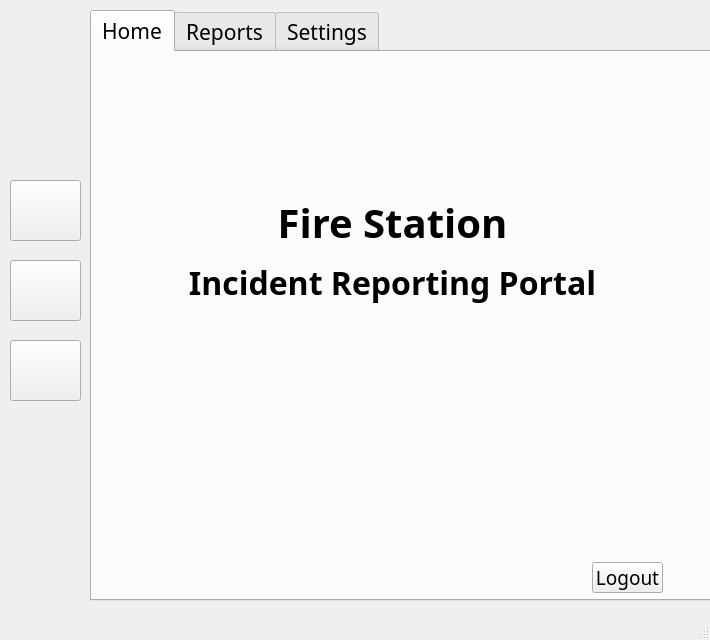
<?xml version="1.0" encoding="UTF-8"?>
<ui version="4.0">
 <class>MainWindow</class>
 <widget class="QMainWindow" name="MainWindow">
  <property name="geometry">
   <rect>
    <x>0</x>
    <y>0</y>
    <width>710</width>
    <height>640</height>
   </rect>
  </property>
  <property name="minimumSize">
   <size>
    <width>710</width>
    <height>640</height>
   </size>
  </property>
  <property name="maximumSize">
   <size>
    <width>710</width>
    <height>640</height>
   </size>
  </property>
  <property name="windowTitle">
   <string>MainWindow</string>
  </property>
  <widget class="QWidget" name="centralwidget">
   <widget class="QTabWidget" name="tabWidget">
    <property name="geometry">
     <rect>
      <x>90</x>
      <y>10</y>
      <width>621</width>
      <height>591</height>
     </rect>
    </property>
    <property name="font">
     <font>
      <family>Bahnschrift Light Condensed</family>
      <pointsize>16</pointsize>
     </font>
    </property>
    <property name="currentIndex">
     <number>0</number>
    </property>
    <widget class="QWidget" name="hometab">
     <attribute name="title">
      <string>Home</string>
     </attribute>
     <widget class="QLabel" name="label_5">
      <property name="geometry">
       <rect>
        <x>10</x>
        <y>130</y>
        <width>581</width>
        <height>81</height>
       </rect>
      </property>
      <property name="font">
       <font>
        <family>Bahnschrift SemiBold</family>
        <pointsize>30</pointsize>
        <weight>75</weight>
        <bold>true</bold>
       </font>
      </property>
      <property name="text">
       <string>Fire Station</string>
      </property>
      <property name="alignment">
       <set>Qt::AlignCenter</set>
      </property>
     </widget>
     <widget class="QLabel" name="label_10">
      <property name="geometry">
       <rect>
        <x>10</x>
        <y>190</y>
        <width>581</width>
        <height>81</height>
       </rect>
      </property>
      <property name="font">
       <font>
        <family>Bahnschrift SemiBold</family>
        <pointsize>24</pointsize>
        <weight>75</weight>
        <bold>true</bold>
       </font>
      </property>
      <property name="text">
       <string>Incident Reporting Portal</string>
      </property>
      <property name="alignment">
       <set>Qt::AlignCenter</set>
      </property>
     </widget>
     <widget class="QPushButton" name="pushButton_15">
      <property name="geometry">
       <rect>
        <x>500</x>
        <y>510</y>
        <width>71</width>
        <height>31</height>
       </rect>
      </property>
      <property name="font">
       <font>
        <family>Bahnschrift Light Condensed</family>
        <pointsize>14</pointsize>
        <underline>false</underline>
        <strikeout>false</strikeout>
       </font>
      </property>
      <property name="text">
       <string>Logout</string>
      </property>
     </widget>
     <widget class="QLabel" name="label_6">
      <property name="geometry">
       <rect>
        <x>260</x>
        <y>10</y>
        <width>321</width>
        <height>41</height>
       </rect>
      </property>
      <property name="font">
       <font>
        <family>Bahnschrift SemiBold</family>
        <pointsize>16</pointsize>
        <weight>75</weight>
        <bold>true</bold>
       </font>
      </property>
      <property name="text">
       <string/>
      </property>
      <property name="alignment">
       <set>Qt::AlignRight|Qt::AlignTrailing|Qt::AlignVCenter</set>
      </property>
     </widget>
    </widget>
    <widget class="QWidget" name="tabrep">
     <attribute name="title">
      <string>Reports</string>
     </attribute>
     <widget class="QLabel" name="label_22">
      <property name="geometry">
       <rect>
        <x>10</x>
        <y>30</y>
        <width>581</width>
        <height>31</height>
       </rect>
      </property>
      <property name="font">
       <font>
        <family>Bahnschrift Light Condensed</family>
        <pointsize>18</pointsize>
       </font>
      </property>
      <property name="text">
       <string>REPORT AN INCIDENT</string>
      </property>
      <property name="alignment">
       <set>Qt::AlignCenter</set>
      </property>
     </widget>
     <widget class="QLineEdit" name="lineEdit_20">
      <property name="geometry">
       <rect>
        <x>180</x>
        <y>170</y>
        <width>121</width>
        <height>31</height>
       </rect>
      </property>
      <property name="placeholderText">
       <string>City</string>
      </property>
     </widget>
     <widget class="Line" name="line_7">
      <property name="geometry">
       <rect>
        <x>10</x>
        <y>100</y>
        <width>591</width>
        <height>20</height>
       </rect>
      </property>
      <property name="orientation">
       <enum>Qt::Horizontal</enum>
      </property>
     </widget>
     <widget class="QLineEdit" name="lineEdit_21">
      <property name="geometry">
       <rect>
        <x>180</x>
        <y>210</y>
        <width>121</width>
        <height>31</height>
       </rect>
      </property>
      <property name="placeholderText">
       <string>Pincode</string>
      </property>
     </widget>
     <widget class="QLineEdit" name="lineEdit_22">
      <property name="geometry">
       <rect>
        <x>180</x>
        <y>130</y>
        <width>391</width>
        <height>31</height>
       </rect>
      </property>
      <property name="placeholderText">
       <string>Street address</string>
      </property>
     </widget>
     <widget class="QPushButton" name="pushButton_12">
      <property name="geometry">
       <rect>
        <x>510</x>
        <y>500</y>
        <width>71</width>
        <height>31</height>
       </rect>
      </property>
      <property name="text">
       <string>Submit</string>
      </property>
     </widget>
     <widget class="QLabel" name="label_26">
      <property name="geometry">
       <rect>
        <x>30</x>
        <y>130</y>
        <width>141</width>
        <height>31</height>
       </rect>
      </property>
      <property name="text">
       <string>Location</string>
      </property>
     </widget>
     <widget class="QLineEdit" name="lineEdit_23">
      <property name="geometry">
       <rect>
        <x>310</x>
        <y>170</y>
        <width>121</width>
        <height>31</height>
       </rect>
      </property>
      <property name="placeholderText">
       <string>State</string>
      </property>
     </widget>
     <widget class="Line" name="line_6">
      <property name="geometry">
       <rect>
        <x>10</x>
        <y>360</y>
        <width>591</width>
        <height>20</height>
       </rect>
      </property>
      <property name="orientation">
       <enum>Qt::Horizontal</enum>
      </property>
     </widget>
     <widget class="QPushButton" name="pushButton_16">
      <property name="geometry">
       <rect>
        <x>420</x>
        <y>500</y>
        <width>71</width>
        <height>31</height>
       </rect>
      </property>
      <property name="text">
       <string>Clear</string>
      </property>
     </widget>
     <widget class="QLabel" name="label_28">
      <property name="geometry">
       <rect>
        <x>30</x>
        <y>260</y>
        <width>141</width>
        <height>31</height>
       </rect>
      </property>
      <property name="text">
       <string>Description</string>
      </property>
     </widget>
     <widget class="QTextEdit" name="textEdit">
      <property name="geometry">
       <rect>
        <x>180</x>
        <y>250</y>
        <width>391</width>
        <height>91</height>
       </rect>
      </property>
     </widget>
    </widget>
    <widget class="QWidget" name="settab">
     <attribute name="title">
      <string>Settings</string>
     </attribute>
     <widget class="QLabel" name="label_73">
      <property name="geometry">
       <rect>
        <x>10</x>
        <y>30</y>
        <width>581</width>
        <height>31</height>
       </rect>
      </property>
      <property name="font">
       <font>
        <family>Bahnschrift Light Condensed</family>
        <pointsize>18</pointsize>
       </font>
      </property>
      <property name="text">
       <string>SETTINGS</string>
      </property>
      <property name="alignment">
       <set>Qt::AlignCenter</set>
      </property>
     </widget>
     <widget class="QLabel" name="label_74">
      <property name="geometry">
       <rect>
        <x>10</x>
        <y>90</y>
        <width>581</width>
        <height>31</height>
       </rect>
      </property>
      <property name="font">
       <font>
        <family>Bahnschrift Light Condensed</family>
        <pointsize>18</pointsize>
       </font>
      </property>
      <property name="text">
       <string>Change Account Details</string>
      </property>
      <property name="alignment">
       <set>Qt::AlignCenter</set>
      </property>
     </widget>
     <widget class="QLabel" name="label_9">
      <property name="geometry">
       <rect>
        <x>30</x>
        <y>300</y>
        <width>131</width>
        <height>31</height>
       </rect>
      </property>
      <property name="text">
       <string>Contact No.:</string>
      </property>
     </widget>
     <widget class="QLabel" name="label_7">
      <property name="geometry">
       <rect>
        <x>30</x>
        <y>200</y>
        <width>131</width>
        <height>31</height>
       </rect>
      </property>
      <property name="text">
       <string>New Password:</string>
      </property>
     </widget>
     <widget class="QLabel" name="label_8">
      <property name="geometry">
       <rect>
        <x>30</x>
        <y>150</y>
        <width>131</width>
        <height>31</height>
       </rect>
      </property>
      <property name="text">
       <string>Name:</string>
      </property>
     </widget>
     <widget class="QLineEdit" name="contact_line">
      <property name="geometry">
       <rect>
        <x>200</x>
        <y>300</y>
        <width>201</width>
        <height>31</height>
       </rect>
      </property>
      <property name="text">
       <string/>
      </property>
      <property name="placeholderText">
       <string/>
      </property>
     </widget>
     <widget class="QLineEdit" name="firstname">
      <property name="geometry">
       <rect>
        <x>200</x>
        <y>150</y>
        <width>201</width>
        <height>31</height>
       </rect>
      </property>
      <property name="placeholderText">
       <string/>
      </property>
     </widget>
     <widget class="QLineEdit" name="cr_password">
      <property name="geometry">
       <rect>
        <x>200</x>
        <y>200</y>
        <width>201</width>
        <height>31</height>
       </rect>
      </property>
      <property name="text">
       <string/>
      </property>
      <property name="echoMode">
       <enum>QLineEdit::Password</enum>
      </property>
      <property name="placeholderText">
       <string/>
      </property>
     </widget>
     <widget class="QLabel" name="label_11">
      <property name="geometry">
       <rect>
        <x>30</x>
        <y>250</y>
        <width>141</width>
        <height>31</height>
       </rect>
      </property>
      <property name="text">
       <string>Re-Enter Password:</string>
      </property>
     </widget>
     <widget class="QLineEdit" name="cr_password_2">
      <property name="geometry">
       <rect>
        <x>200</x>
        <y>250</y>
        <width>201</width>
        <height>31</height>
       </rect>
      </property>
      <property name="text">
       <string/>
      </property>
      <property name="echoMode">
       <enum>QLineEdit::Password</enum>
      </property>
      <property name="placeholderText">
       <string/>
      </property>
     </widget>
     <widget class="QPushButton" name="pushButton_17">
      <property name="geometry">
       <rect>
        <x>420</x>
        <y>500</y>
        <width>71</width>
        <height>31</height>
       </rect>
      </property>
      <property name="text">
       <string>Clear</string>
      </property>
     </widget>
     <widget class="QPushButton" name="pushButton_13">
      <property name="geometry">
       <rect>
        <x>510</x>
        <y>500</y>
        <width>71</width>
        <height>31</height>
       </rect>
      </property>
      <property name="text">
       <string>Update</string>
      </property>
     </widget>
     <widget class="QLabel" name="label_12">
      <property name="geometry">
       <rect>
        <x>10</x>
        <y>400</y>
        <width>591</width>
        <height>41</height>
       </rect>
      </property>
      <property name="font">
       <font>
        <family>Bahnschrift SemiBold</family>
        <pointsize>16</pointsize>
        <weight>75</weight>
        <bold>true</bold>
       </font>
      </property>
      <property name="text">
       <string/>
      </property>
      <property name="alignment">
       <set>Qt::AlignCenter</set>
      </property>
     </widget>
    </widget>
   </widget>
   <widget class="QPushButton" name="pushButton_4">
    <property name="geometry">
     <rect>
      <x>10</x>
      <y>260</y>
      <width>71</width>
      <height>61</height>
     </rect>
    </property>
    <property name="text">
     <string/>
    </property>
    <property name="icon">
     <iconset resource="icons.qrc">
      <normaloff>:/icons/report.png</normaloff>:/icons/report.png</iconset>
    </property>
    <property name="iconSize">
     <size>
      <width>55</width>
      <height>55</height>
     </size>
    </property>
   </widget>
   <widget class="QPushButton" name="pushButton">
    <property name="geometry">
     <rect>
      <x>10</x>
      <y>180</y>
      <width>71</width>
      <height>61</height>
     </rect>
    </property>
    <property name="text">
     <string/>
    </property>
    <property name="icon">
     <iconset resource="icons.qrc">
      <normaloff>:/icons/home.png</normaloff>:/icons/home.png</iconset>
    </property>
    <property name="iconSize">
     <size>
      <width>55</width>
      <height>55</height>
     </size>
    </property>
   </widget>
   <widget class="QPushButton" name="pushButton_30">
    <property name="geometry">
     <rect>
      <x>10</x>
      <y>340</y>
      <width>71</width>
      <height>61</height>
     </rect>
    </property>
    <property name="text">
     <string/>
    </property>
    <property name="icon">
     <iconset resource="icons.qrc">
      <normaloff>:/icons/settings_2.png</normaloff>:/icons/settings_2.png</iconset>
    </property>
    <property name="iconSize">
     <size>
      <width>55</width>
      <height>55</height>
     </size>
    </property>
   </widget>
  </widget>
  <widget class="QMenuBar" name="menubar">
   <property name="geometry">
    <rect>
     <x>0</x>
     <y>0</y>
     <width>710</width>
     <height>21</height>
    </rect>
   </property>
  </widget>
  <widget class="QStatusBar" name="statusbar"/>
 </widget>
 <resources>
  <include location="icons.qrc"/>
 </resources>
 <connections/>
</ui>
